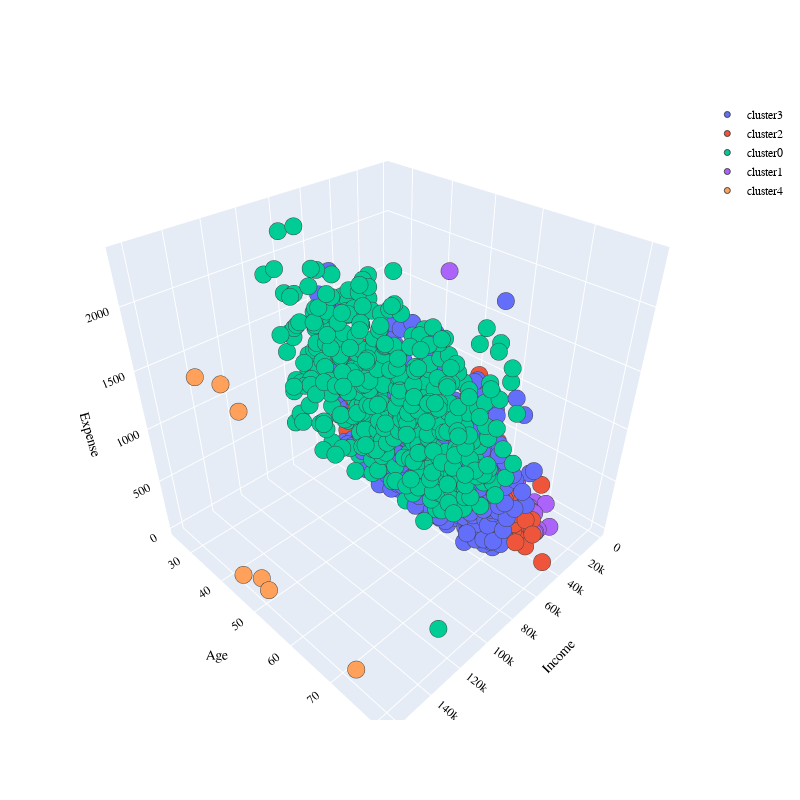

Notebook source saved alongside this figure:
### Markdown cell above
# plotting the cluster

### Code cell
PLOT = go.Figure()
for C in list(df1.Cluster.unique()):
    

    PLOT.add_trace(go.Scatter3d(x = df1[df1.Cluster == C]['Income'],
                                y = df1[df1.Cluster == C]['Age'],
                                z = df1[df1.Cluster == C]['Total_expense'],                        
                                mode = 'markers',marker_size = 6, marker_line_width = 1,
                                name = str(C)))
PLOT.update_traces(hovertemplate='Income: %{x} <br>Age: %{y} <br>Total_expense: %{z}')

    
PLOT.update_layout(width = 800, height = 800, autosize = True, showlegend = True,
                   scene = dict(xaxis=dict(title = 'Income', titlefont_color = 'black'),
                                yaxis=dict(title = 'Age', titlefont_color = 'black'),
                                zaxis=dict(title = 'Expense', titlefont_color = 'black')),
                   font = dict(family = "Gilroy", color  = 'black', size = 12))
PLOT.show()

### Figure 1 — Plotly figure (JSON) as saved in the notebook; plotly's stock layout.template omitted (floating-point values rounded to 4 significant figures; data arrays with more than 128 entries replaced by an {"elided": "..."} marker saying what was removed)
{"data": [{"hovertemplate": "Income: %{x} <br>Age: %{y} <br>Total_expense: %{z}", "marker": {"line": {"width": 1}, "size": 6}, "mode": "markers", "name": "cluster3", "type": "scatter3d", "x": {"elided": "617 int values"}, "y": {"elided": "617 int values"}, "z": {"elided": "617 int values"}}, {"hovertemplate": "Income: %{x} <br>Age: %{y} <br>Total_expense: %{z}", "marker": {"line": {"width": 1}, "size": 6}, "mode": "markers", "name": "cluster2", "type": "scatter3d", "x": {"elided": "662 int values"}, "y": {"elided": "662 int values"}, "z": {"elided": "662 int values"}}, {"hovertemplate": "Income: %{x} <br>Age: %{y} <br>Total_expense: %{z}", "marker": {"line": {"width": 1}, "size": 6}, "mode": "markers", "name": "cluster0", "type": "scatter3d", "x": {"elided": "470 int values"}, "y": {"elided": "470 int values"}, "z": {"elided": "470 int values"}}, {"hovertemplate": "Income: %{x} <br>Age: %{y} <br>Total_expense: %{z}", "marker": {"line": {"width": 1}, "size": 6}, "mode": "markers", "name": "cluster1", "type": "scatter3d", "x": {"elided": "456 int values"}, "y": {"elided": "456 int values"}, "z": {"elided": "456 int values"}}, {"hovertemplate": "Income: %{x} <br>Age: %{y} <br>Total_expense: %{z}", "marker": {"line": {"width": 1}, "size": 6}, "mode": "markers", "name": "cluster4", "type": "scatter3d", "x": [157243, 162397, 153924, 160803, 157733, 157146, 156924], "y": [48, 45, 46, 39, 50, 44, 72], "z": [1605, 104, 4, 1710, 51, 1728, 6]}], "layout": {"autosize": true, "font": {"color": "black", "family": "Gilroy", "size": 12}, "height": 800, "scene": {"xaxis": {"title": {"font": {"color": "black"}, "text": "Income"}}, "yaxis": {"title": {"font": {"color": "black"}, "text": "Age"}}, "zaxis": {"title": {"font": {"color": "black"}, "text": "Expense"}}}, "showlegend": true, "width": 800}}
